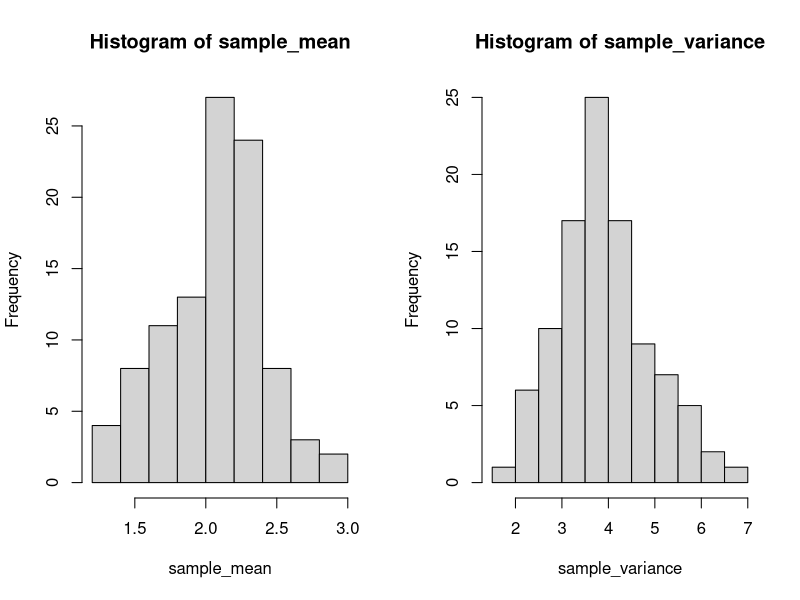

This figure's R source:
sample_mean = c()
sample_variance = c()
for (i in 1:100)
{ sample<-rnorm(40,2,2)
sample_mean<-cbind(sample_mean,mean(sample))
sample_variance<-cbind(sample_variance,var(sample)
)
}
par(mfrow=c(1,2))
hist(sample_mean)
hist(sample_variance)
